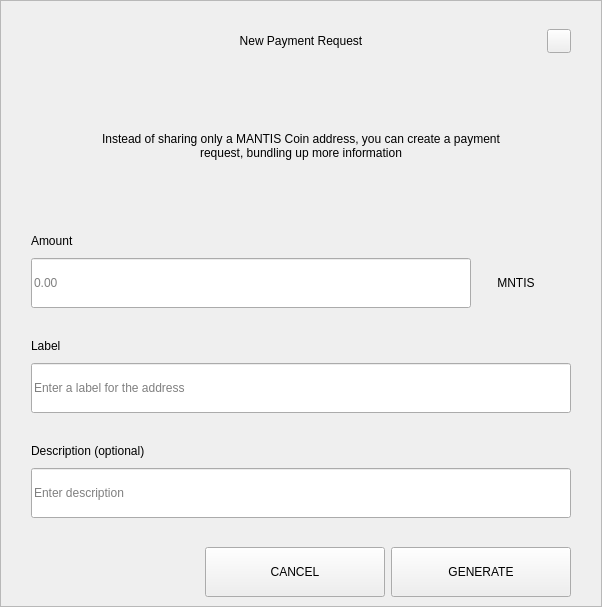
<?xml version="1.0" encoding="UTF-8"?>
<ui version="4.0">
 <class>RequestDialog</class>
 <widget class="QDialog" name="RequestDialog">
  <property name="geometry">
   <rect>
    <x>0</x>
    <y>0</y>
    <width>602</width>
    <height>607</height>
   </rect>
  </property>
  <property name="windowTitle">
   <string>Dialog</string>
  </property>
  <layout class="QVBoxLayout" name="verticalLayout_5">
   <property name="spacing">
    <number>0</number>
   </property>
   <property name="leftMargin">
    <number>0</number>
   </property>
   <property name="topMargin">
    <number>0</number>
   </property>
   <property name="rightMargin">
    <number>0</number>
   </property>
   <property name="bottomMargin">
    <number>0</number>
   </property>
   <item>
    <widget class="QFrame" name="frame">
     <property name="styleSheet">
      <string notr="true"/>
     </property>
     <property name="frameShape">
      <enum>QFrame::StyledPanel</enum>
     </property>
     <property name="frameShadow">
      <enum>QFrame::Raised</enum>
     </property>
     <layout class="QVBoxLayout" name="verticalLayout_4" stretch="1,0,0">
      <property name="spacing">
       <number>0</number>
      </property>
      <property name="leftMargin">
       <number>30</number>
      </property>
      <property name="topMargin">
       <number>20</number>
      </property>
      <property name="rightMargin">
       <number>30</number>
      </property>
      <property name="bottomMargin">
       <number>0</number>
      </property>
      <item>
       <layout class="QHBoxLayout" name="horizontalLayout_3">
        <property name="spacing">
         <number>0</number>
        </property>
        <item>
         <spacer name="horizontalSpacer_21">
          <property name="orientation">
           <enum>Qt::Horizontal</enum>
          </property>
          <property name="sizeHint" stdset="0">
           <size>
            <width>40</width>
            <height>20</height>
           </size>
          </property>
         </spacer>
        </item>
        <item>
         <widget class="QLabel" name="labelTitle">
          <property name="minimumSize">
           <size>
            <width>0</width>
            <height>40</height>
           </size>
          </property>
          <property name="maximumSize">
           <size>
            <width>16777215</width>
            <height>40</height>
           </size>
          </property>
          <property name="styleSheet">
           <string notr="true">padding-left:24px;</string>
          </property>
          <property name="text">
           <string>New Payment Request</string>
          </property>
          <property name="alignment">
           <set>Qt::AlignCenter</set>
          </property>
          <property name="margin">
           <number>7</number>
          </property>
         </widget>
        </item>
        <item>
         <spacer name="horizontalSpacer">
          <property name="orientation">
           <enum>Qt::Horizontal</enum>
          </property>
          <property name="sizeHint" stdset="0">
           <size>
            <width>40</width>
            <height>20</height>
           </size>
          </property>
         </spacer>
        </item>
        <item>
         <widget class="QPushButton" name="btnEsc">
          <property name="minimumSize">
           <size>
            <width>24</width>
            <height>24</height>
           </size>
          </property>
          <property name="maximumSize">
           <size>
            <width>24</width>
            <height>24</height>
           </size>
          </property>
          <property name="focusPolicy">
           <enum>Qt::NoFocus</enum>
          </property>
          <property name="text">
           <string/>
          </property>
         </widget>
        </item>
       </layout>
      </item>
      <item>
       <widget class="QStackedWidget" name="stack">
        <property name="minimumSize">
         <size>
          <width>540</width>
          <height>0</height>
         </size>
        </property>
        <property name="maximumSize">
         <size>
          <width>540</width>
          <height>16777215</height>
         </size>
        </property>
        <property name="currentIndex">
         <number>0</number>
        </property>
        <widget class="QWidget" name="page_1">
         <property name="minimumSize">
          <size>
           <width>540</width>
           <height>0</height>
          </size>
         </property>
         <property name="maximumSize">
          <size>
           <width>540</width>
           <height>16777215</height>
          </size>
         </property>
         <layout class="QVBoxLayout" name="layout1">
          <property name="spacing">
           <number>0</number>
          </property>
          <property name="leftMargin">
           <number>0</number>
          </property>
          <property name="topMargin">
           <number>0</number>
          </property>
          <property name="rightMargin">
           <number>0</number>
          </property>
          <property name="bottomMargin">
           <number>0</number>
          </property>
          <item>
           <spacer name="verticalSpacer_21">
            <property name="orientation">
             <enum>Qt::Vertical</enum>
            </property>
            <property name="sizeType">
             <enum>QSizePolicy::Fixed</enum>
            </property>
            <property name="sizeHint" stdset="0">
             <size>
              <width>20</width>
              <height>30</height>
             </size>
            </property>
           </spacer>
          </item>
          <item alignment="Qt::AlignHCenter">
           <widget class="QLabel" name="labelMessage">
            <property name="minimumSize">
             <size>
              <width>400</width>
              <height>50</height>
             </size>
            </property>
            <property name="text">
             <string>Instead of sharing only a MANTIS Coin address, you can create a payment request, bundling up more information</string>
            </property>
            <property name="alignment">
             <set>Qt::AlignCenter</set>
            </property>
            <property name="wordWrap">
             <bool>true</bool>
            </property>
           </widget>
          </item>
          <item alignment="Qt::AlignBottom">
           <widget class="QWidget" name="containerAmount" native="true">
            <layout class="QVBoxLayout" name="verticalLayout">
             <property name="spacing">
              <number>9</number>
             </property>
             <property name="leftMargin">
              <number>0</number>
             </property>
             <property name="topMargin">
              <number>0</number>
             </property>
             <property name="rightMargin">
              <number>0</number>
             </property>
             <property name="bottomMargin">
              <number>0</number>
             </property>
             <item>
              <widget class="QLabel" name="labelSubtitleAmount">
               <property name="minimumSize">
                <size>
                 <width>350</width>
                 <height>16</height>
                </size>
               </property>
               <property name="maximumSize">
                <size>
                 <width>16777215</width>
                 <height>16</height>
                </size>
               </property>
               <property name="text">
                <string>Amount</string>
               </property>
              </widget>
             </item>
             <item alignment="Qt::AlignTop">
              <widget class="QWidget" name="layoutAmount" native="true">
               <layout class="QHBoxLayout" name="horizontalLayout" stretch="2,0">
                <property name="spacing">
                 <number>0</number>
                </property>
                <property name="leftMargin">
                 <number>0</number>
                </property>
                <property name="topMargin">
                 <number>0</number>
                </property>
                <property name="rightMargin">
                 <number>0</number>
                </property>
                <property name="bottomMargin">
                 <number>0</number>
                </property>
                <item>
                 <widget class="QLineEdit" name="lineEditAmount">
                  <property name="minimumSize">
                   <size>
                    <width>0</width>
                    <height>50</height>
                   </size>
                  </property>
                  <property name="maximumSize">
                   <size>
                    <width>16777215</width>
                    <height>50</height>
                   </size>
                  </property>
                  <property name="placeholderText">
                   <string notr="true">0.00</string>
                  </property>
                 </widget>
                </item>
                <item>
                 <widget class="QWidget" name="comboContainer" native="true">
                  <property name="minimumSize">
                   <size>
                    <width>100</width>
                    <height>50</height>
                   </size>
                  </property>
                  <property name="maximumSize">
                   <size>
                    <width>16777215</width>
                    <height>50</height>
                   </size>
                  </property>
                  <layout class="QHBoxLayout" name="horizontalLayout_31">
                   <property name="spacing">
                    <number>0</number>
                   </property>
                   <property name="leftMargin">
                    <number>0</number>
                   </property>
                   <property name="topMargin">
                    <number>0</number>
                   </property>
                   <property name="rightMargin">
                    <number>10</number>
                   </property>
                   <property name="bottomMargin">
                    <number>0</number>
                   </property>
                   <item>
                    <widget class="QLabel" name="comboBoxCoin">
                     <property name="text">
                      <string>MNTIS</string>
                     </property>
                     <property name="alignment">
                      <set>Qt::AlignCenter</set>
                     </property>
                    </widget>
                   </item>
                  </layout>
                 </widget>
                </item>
               </layout>
              </widget>
             </item>
            </layout>
           </widget>
          </item>
          <item>
           <spacer name="verticalSpacer_31">
            <property name="orientation">
             <enum>Qt::Vertical</enum>
            </property>
            <property name="sizeType">
             <enum>QSizePolicy::Fixed</enum>
            </property>
            <property name="sizeHint" stdset="0">
             <size>
              <width>20</width>
              <height>30</height>
             </size>
            </property>
           </spacer>
          </item>
          <item>
           <layout class="QVBoxLayout" name="verticalLayoutLabel">
            <property name="spacing">
             <number>9</number>
            </property>
            <item>
             <widget class="QLabel" name="labelSubtitleLabel">
              <property name="minimumSize">
               <size>
                <width>0</width>
                <height>16</height>
               </size>
              </property>
              <property name="maximumSize">
               <size>
                <width>16777215</width>
                <height>16</height>
               </size>
              </property>
              <property name="text">
               <string>Label</string>
              </property>
             </widget>
            </item>
            <item>
             <widget class="QLineEdit" name="lineEditLabel">
              <property name="minimumSize">
               <size>
                <width>0</width>
                <height>50</height>
               </size>
              </property>
              <property name="maximumSize">
               <size>
                <width>16777215</width>
                <height>50</height>
               </size>
              </property>
              <property name="placeholderText">
               <string>Enter a label for the address</string>
              </property>
             </widget>
            </item>
           </layout>
          </item>
          <item>
           <spacer name="verticalSpacer_34">
            <property name="orientation">
             <enum>Qt::Vertical</enum>
            </property>
            <property name="sizeType">
             <enum>QSizePolicy::Fixed</enum>
            </property>
            <property name="sizeHint" stdset="0">
             <size>
              <width>20</width>
              <height>30</height>
             </size>
            </property>
           </spacer>
          </item>
          <item>
           <layout class="QVBoxLayout" name="verticalLayoutDescription">
            <property name="spacing">
             <number>9</number>
            </property>
            <item>
             <widget class="QLabel" name="labelSubtitleDescription">
              <property name="minimumSize">
               <size>
                <width>0</width>
                <height>16</height>
               </size>
              </property>
              <property name="maximumSize">
               <size>
                <width>16777215</width>
                <height>16</height>
               </size>
              </property>
              <property name="text">
               <string>Description (optional)</string>
              </property>
             </widget>
            </item>
            <item>
             <widget class="QLineEdit" name="lineEditDescription">
              <property name="minimumSize">
               <size>
                <width>0</width>
                <height>50</height>
               </size>
              </property>
              <property name="maximumSize">
               <size>
                <width>16777215</width>
                <height>50</height>
               </size>
              </property>
              <property name="placeholderText">
               <string>Enter description</string>
              </property>
             </widget>
            </item>
            <item>
             <spacer name="verticalSpacer_4">
              <property name="orientation">
               <enum>Qt::Vertical</enum>
              </property>
              <property name="sizeType">
               <enum>QSizePolicy::Fixed</enum>
              </property>
              <property name="sizeHint" stdset="0">
               <size>
                <width>20</width>
                <height>20</height>
               </size>
              </property>
             </spacer>
            </item>
           </layout>
          </item>
         </layout>
        </widget>
        <widget class="QWidget" name="page_2">
         <layout class="QVBoxLayout" name="layout2">
          <item>
           <spacer name="verticalSpacer_5">
            <property name="orientation">
             <enum>Qt::Vertical</enum>
            </property>
            <property name="sizeType">
             <enum>QSizePolicy::Fixed</enum>
            </property>
            <property name="sizeHint" stdset="0">
             <size>
              <width>20</width>
              <height>50</height>
             </size>
            </property>
           </spacer>
          </item>
          <item alignment="Qt::AlignHCenter">
           <widget class="QLabel" name="labelQrImg">
            <property name="minimumSize">
             <size>
              <width>260</width>
              <height>260</height>
             </size>
            </property>
            <property name="maximumSize">
             <size>
              <width>260</width>
              <height>260</height>
             </size>
            </property>
            <property name="text">
             <string/>
            </property>
            <property name="alignment">
             <set>Qt::AlignCenter</set>
            </property>
           </widget>
          </item>
          <item>
           <spacer name="verticalSpacer_2">
            <property name="orientation">
             <enum>Qt::Vertical</enum>
            </property>
            <property name="sizeType">
             <enum>QSizePolicy::Fixed</enum>
            </property>
            <property name="sizeHint" stdset="0">
             <size>
              <width>20</width>
              <height>30</height>
             </size>
            </property>
           </spacer>
          </item>
          <item alignment="Qt::AlignHCenter">
           <widget class="QLabel" name="labelAddress">
            <property name="text">
             <string>MJJFMPGnacSnJrYgvPpA4JuiQKmBUkqvPN </string>
            </property>
           </widget>
          </item>
          <item>
           <spacer name="verticalSpacer_32">
            <property name="orientation">
             <enum>Qt::Vertical</enum>
            </property>
            <property name="sizeType">
             <enum>QSizePolicy::Expanding</enum>
            </property>
            <property name="sizeHint" stdset="0">
             <size>
              <width>20</width>
              <height>20</height>
             </size>
            </property>
           </spacer>
          </item>
          <item>
           <layout class="QHBoxLayout" name="horizontal">
            <property name="leftMargin">
             <number>20</number>
            </property>
            <property name="rightMargin">
             <number>20</number>
            </property>
            <property name="bottomMargin">
             <number>20</number>
            </property>
            <item>
             <spacer name="horizontalSpacer_4">
              <property name="orientation">
               <enum>Qt::Horizontal</enum>
              </property>
              <property name="sizeHint" stdset="0">
               <size>
                <width>40</width>
                <height>20</height>
               </size>
              </property>
             </spacer>
            </item>
            <item>
             <widget class="QPushButton" name="btnCopyAddress">
              <property name="minimumSize">
               <size>
                <width>180</width>
                <height>50</height>
               </size>
              </property>
              <property name="text">
               <string>COPY ADDRESS</string>
              </property>
             </widget>
            </item>
            <item>
             <widget class="QPushButton" name="btnCopyUrl">
              <property name="minimumSize">
               <size>
                <width>180</width>
                <height>50</height>
               </size>
              </property>
              <property name="text">
               <string>COPY URL</string>
              </property>
             </widget>
            </item>
            <item>
             <spacer name="horizontalSpacer_2">
              <property name="orientation">
               <enum>Qt::Horizontal</enum>
              </property>
              <property name="sizeHint" stdset="0">
               <size>
                <width>40</width>
                <height>20</height>
               </size>
              </property>
             </spacer>
            </item>
           </layout>
          </item>
         </layout>
        </widget>
       </widget>
      </item>
      <item>
       <widget class="QWidget" name="buttonsStack" native="true">
        <layout class="QHBoxLayout" name="horizontalLayout_5">
         <property name="leftMargin">
          <number>20</number>
         </property>
         <property name="rightMargin">
          <number>0</number>
         </property>
         <item>
          <spacer name="horizontalSpacer_41">
           <property name="orientation">
            <enum>Qt::Horizontal</enum>
           </property>
           <property name="sizeHint" stdset="0">
            <size>
             <width>40</width>
             <height>20</height>
            </size>
           </property>
          </spacer>
         </item>
         <item>
          <widget class="QPushButton" name="btnCancel">
           <property name="minimumSize">
            <size>
             <width>180</width>
             <height>50</height>
            </size>
           </property>
           <property name="focusPolicy">
            <enum>Qt::NoFocus</enum>
           </property>
           <property name="text">
            <string>CANCEL</string>
           </property>
          </widget>
         </item>
         <item>
          <widget class="QPushButton" name="btnSave">
           <property name="minimumSize">
            <size>
             <width>180</width>
             <height>50</height>
            </size>
           </property>
           <property name="focusPolicy">
            <enum>Qt::NoFocus</enum>
           </property>
           <property name="text">
            <string>GENERATE</string>
           </property>
          </widget>
         </item>
        </layout>
       </widget>
      </item>
     </layout>
    </widget>
   </item>
  </layout>
 </widget>
 <resources/>
 <connections/>
</ui>
